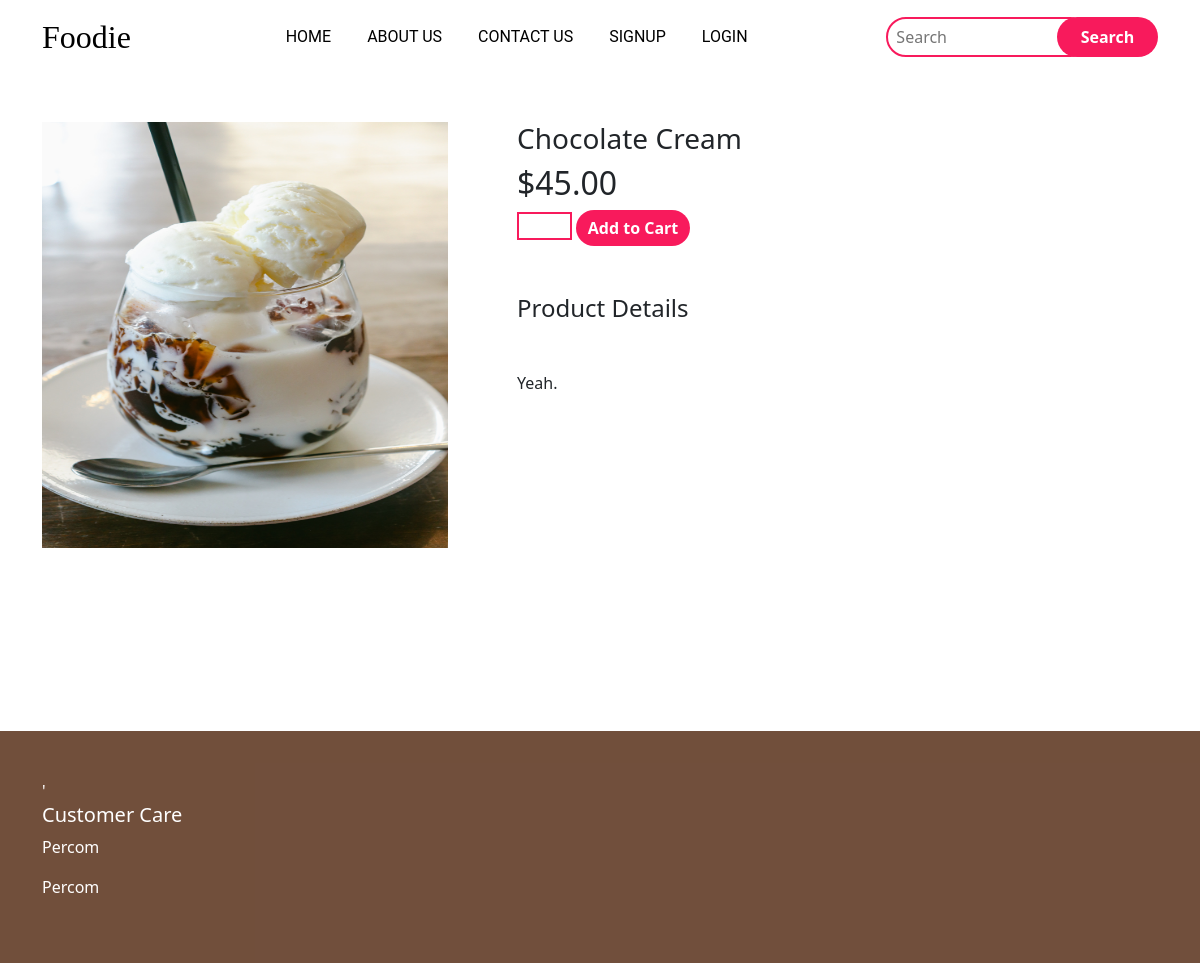
Page /store/21f82d32-b3a2-4765-abbb-deeca3d5ee16 on the earlier database version.
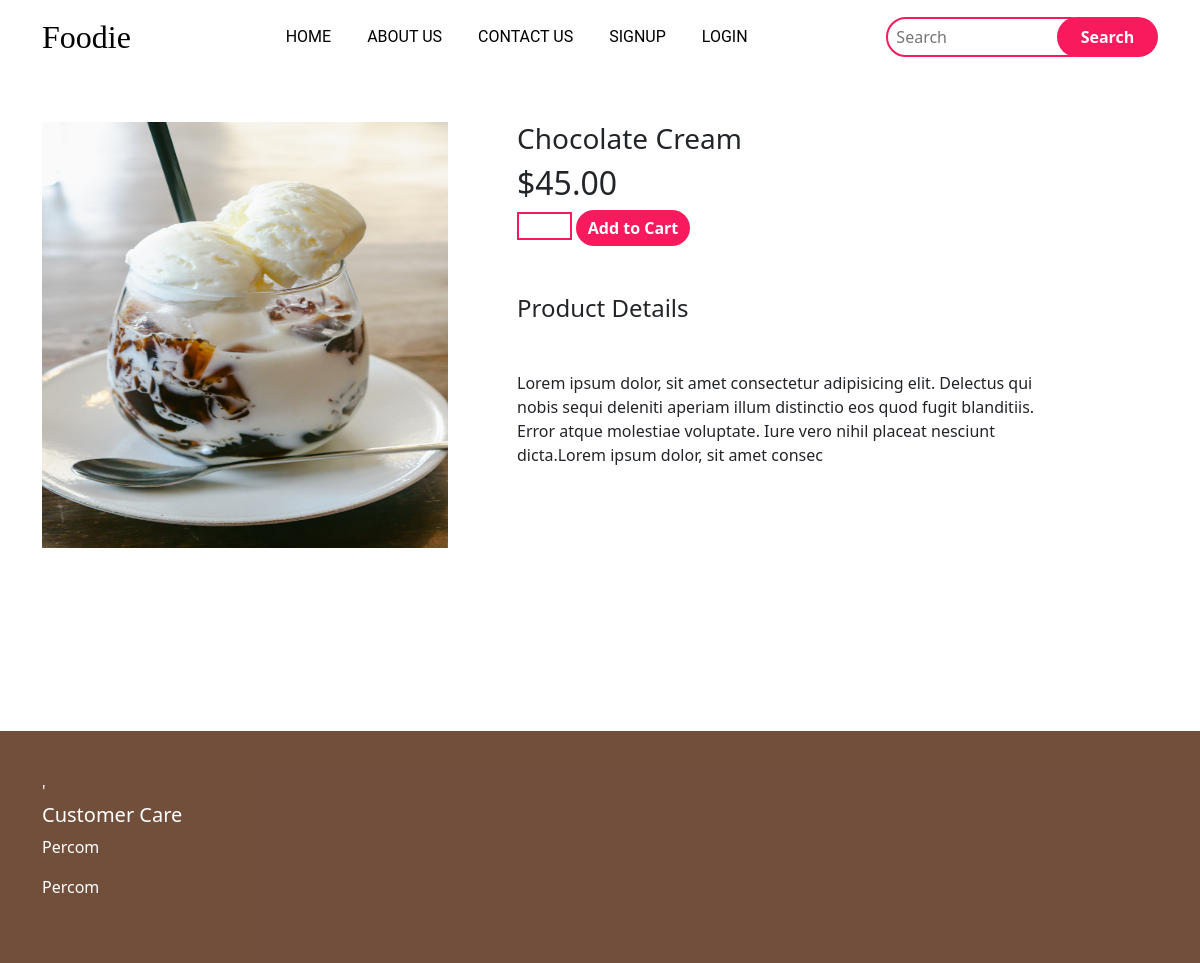
Same page on the later database version.
### store/models.py (models this page shows, shortened)
class Product(models.Model):
    name = models.CharField(max_length=200,)
    price = models.DecimalField(max_digits=4,  decimal_places=2)
    images = models.ImageField(upload_to='covers/', blank=True)
    id = models.URLField(primary_key=True, default=uuid.uuid4,  editable=False,)
    description = models.TextField(max_length=250,)

### store/views.py (the view)
# urls.py: path('<uuid:pk>', StoreDetailView.as_view(), name='product_detail'),
class StoreDetailView(DetailView):
    model = Product
    template_name = 'product_detail.html'

### templates/product_detail.html
{% extends 'base.html' %}
{% block content %}
<section class="container">
    <div class="row mt-5">
        <div class="col-lg-5 col-md-12 col-12">
            <img class="img-fluid detail-img" src="{{ product.images.url }}" alt="">
        </div>
        <div class="col-lg-6 col-md-12 col-12">
            <h3 class="">{{ product.name }}</h3>
            <h2>${{ product.price }}</h2>
            <input class="qty" type="number">
            <button type="button" class="btn btn-cart-card">Add to Cart</button>
            <h4 class="mt-5 mb-5">Product Details</h4>
            <span>{{product.description}}</span>
        </div>
    </div>
</section>
{% endblock content %}

### templates/base.html (shortened to what this page needs)
{% load static %}
<!doctype html>
<html lang="en">
  <head>
    <link href="{% static 'css/bootstrap.min.css' %}" rel="stylesheet">
    <link rel="stylesheet" href="{% static 'css/base.css' %}">
</head>
<body>
  <nav class="navbar navbar-expand-lg">
      <div class="container">
        <a class="navbar-brand" href="{% url 'store' %}">Foodie</a>
        <div class="collapse navbar-collapse" id="navbarSupportedContent">
          <ul class="navbar-nav m-auto mb-2 mb-lg-0">
            <li class="nav-item">
              <a class="nav-link active" href="#">Home</a>
            </li>
            <li class="nav-item">
              <a class="nav-link" href="#">About Us</a>
            </li>
            <li class="nav-item">
              <a class="nav-link" href="#">
                Contact us
              </a>
            </li>
            <li class="nav-item">
            {% if user.is_authenticated %}
                <a href="{% url 'account_logout' %}" class="nav-link">Logout</a>
            {% else %}
                <a class="nav-link" href="{% url 'account_signup' %}">SignUp</a>
              <li class="nav-item">
                <a class="nav-link" href="{% url 'account_login' %}">Login</a>
              </li>
            {% endif %}
            </li>
          </ul>
          <form class="d-flex">
            <input class="px-2 search" type="search" placeholder="Search" aria-label="Search">
            <button class="btn0" type="submit">Search</button>
          </form>
        </div>
      </div>
    </nav>
    {% block content %}
    {% endblock content %}
<section class="footer">
  <div class="container py-5">
    <div class="row">
      <div class="col-lg-11">'
        <div class="row">
          <div class="col-lg-3">
            <h5>Customer Care</h5>
            <p>Percom</p>
            <p>Percom</p>
          </div>
        </div>
      </div>
    </div>
  </div>
</section>
</body>
</html>

### static/css/base.css (style rules this page uses)
* { padding: 0; margin: 0; box-sizing: border-box; }
.navbar-brand { font-size: 2rem; font-family: 'Source Serif Pro', serif; color: black; }
.nav-link { margin-right: 10px; margin-left: 10px; font-family: 'Roboto', sans-serif; color: black; text-transform: uppercase; }
.search { height: 40px; width: 80%; margin-right: -33px; border-radius: 60px; border: 2px solid rgb(248, 26, 92); outline-color: rgb(248, 26, 92); }
.btn0 { height: 40px; width: 40%; outline: none; border: none; background: rgb(248, 26, 92); font-weight: 700; color: white; border-radius: 60px; }
.detail-img { width: 90%; height: 70%; }
.qty { width: 10%; outline-color: rgb(248, 26, 92); border: 2px solid rgb(248, 26, 92); }
.btn-cart-card { background: rgb(248, 26, 92); color: white; font-weight: 700; border-radius: 60px; border: none; outline: none; }
.footer { background-color: rgba(75, 32, 7, 0.788); color: white; }
.row { margin: 0; }
a { padding: 0 1vh; }
img { width: 3.5rem; }
h5 { margin-top: 4vh; }
form { padding: 2vh 0; }
input { border: 1px solid rgba(0, 0, 0, 0.137); padding: 1vh; margin-bottom: 4vh; outline: none; width: 100%; background-color: rgb(247, 247, 247); }
.btn { background-color: #000; border-color: #000; color: white; width: 100%; font-size: 0.7rem; margin-top: 4vh; padding: 1vh; border-radius: 0; }
a { color: black; }

Differences in the rows shown:
changed Product "Chocolate Cream": description "Yeah." → "Lorem ipsum dolor, sit amet consectetur adipisicing elit. Delectus qui nobis sequi deleniti aperiam illum distinctio eos quod fugit blanditiis. Error atque molestiae voluptate. Iure vero nihil placeat nesciunt dicta.Lorem ipsum dolor, sit amet consec"
